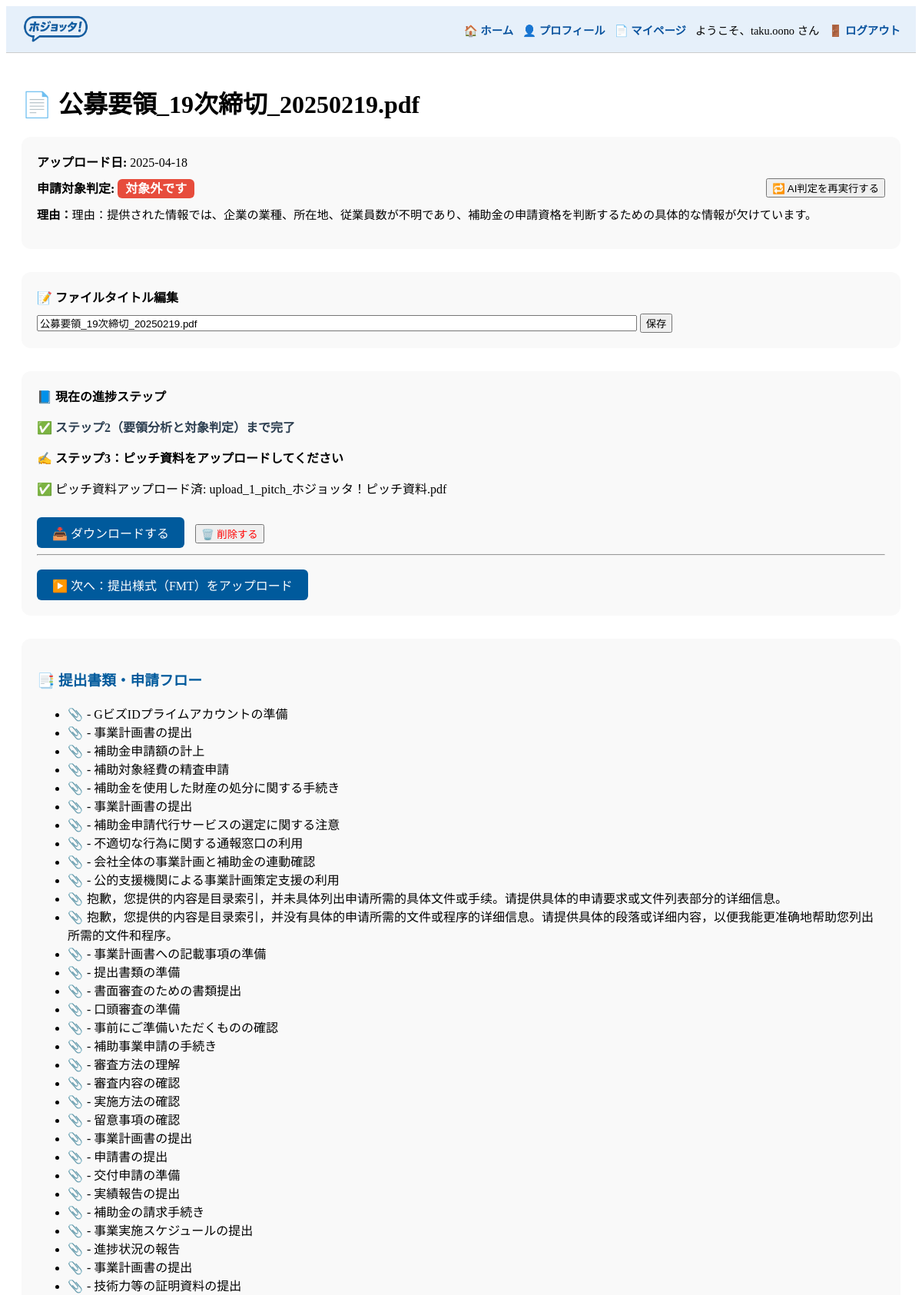
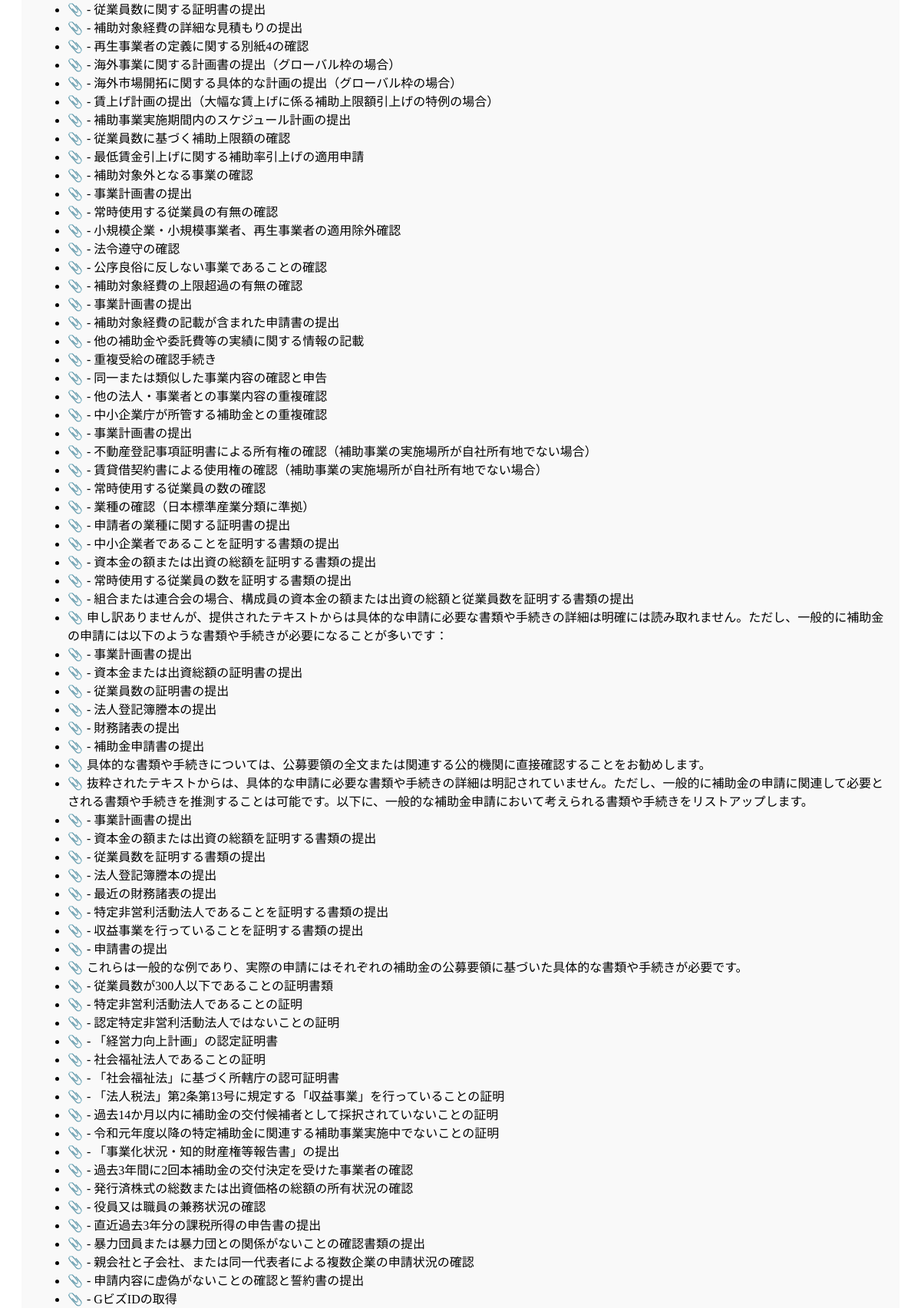
The app's page /upload/1 (signed in, upper part) with its own data (2 pictures, top to bottom).
### app/models.py (models this page shows)
class Upload(SQLModel, table=True):
    id: Optional[int] = Field(default=None, primary_key=True)
    user_id: int = Field(foreign_key="user.id")
    filename: str
    title: Optional[str] = None
    upload_time: str
    parsed_text: Optional[str] = None
    status: Optional[str] = None
    requirements_summary: Optional[str] = None
    eligibility_result: Optional[str] = None
    eligibility_status: Optional[str] = None
    extracted_by_ai: Optional[bool] = Field(default=False)
    fmt_filename: Optional[str] = Field(default=None, nullable=True)
    pitch_filename: Optional[str] = Field(default=None, nullable=True)
    is_active: bool = Field(default=True)

### app/routes_upload.py (the view)
@router.get("/upload/{upload_id}", response_class=HTMLResponse)
async def upload_detail(
    request: Request,
    upload_id: int,
    db: Session = Depends(get_db),
    user: dict = Depends(get_current_user)
):
    upload = db.get(Upload, upload_id)
    if not upload:
        raise HTTPException(status_code=404, detail="Upload not found")
    if upload.user_id != user["id"] and not user.get("is_admin"):
        raise HTTPException(status_code=403, detail="アクセス権がありません")
    has_plan = "事業計画" in (upload.requirements_summary or "")
    return templates.TemplateResponse("upload_detail.html", {
        "request": request,
        "upload": upload,
        "has_plan": has_plan
    })

### app/templates/upload_detail.html (shortened to what this page needs)
{% extends "base.html" %}
{% block content %}
<h1>📄 {{ upload.title or upload.filename }}</h1>
<div class="card">
  <div><strong>アップロード日:</strong> {{ upload.upload_time[:10] }}</div>
  <div class="title-row" style="margin-top: 10px;">
    <div>
      <strong>申請対象判定:</strong>
      <span class="status-badge {% if upload.eligibility_status != '対象' %}ng{% endif %}">
        {{ upload.eligibility_status or "未判定" }}
      </span>
    </div>
    <form method="post" action="/upload/{{ upload.id }}/reanalyze">
      <button type="submit">🔁 AI判定を再実行する</button>
    </form>
  </div>
  {% if upload.eligibility_result %}
    <p style="margin-top:10px; font-size: 0.95rem;">
      <strong>理由：</strong>{{ upload.eligibility_result }}
    </p>
  {% endif %}
</div>
<div class="card">
  <strong>📝 ファイルタイトル編集</strong>
  <form class="edit-form" method="post" action="/upload/{{ upload.id }}/edit">
    <input type="text" name="new_title" value="{{ upload.title }}" required style="width:70%;">
    <button type="submit">保存</button>
  </form>
</div>
<div class="card">
  <strong>📘 現在の進捗ステップ</strong>
  <p class="step-status">✅ ステップ2（要領分析と対象判定）まで完了</p>
  <p>✍️ <strong>ステップ3：ピッチ資料をアップロードしてください</strong></p>
  {% if not upload.pitch_filename %}
    <form method="post" action="/upload/{{ upload.id }}/pitch" enctype="multipart/form-data">
      <label><strong>📄 ピッチ資料をアップロード（PDF）:</strong></label><br>
      <input type="file" name="pitch_file" accept=".pdf" required>
      <button type="submit">アップロード</button>
    </form>
    <p style="font-size: 0.9rem; color: #666; margin-top: 5px;">※ この事業に関するピッチ資料（PDF）をアップしてください。</p>
  {% else %}
    <p>✅ ピッチ資料アップロード済: {{ upload.pitch_filename }}</p>
    <a href="/download_pitch/{{ upload.id }}" class="btn-primary">📥 ダウンロードする</a>
    <form method="post" action="/upload/{{ upload.id }}/pitch/delete" onsubmit="return confirm('このピッチ資料を削除しますか？');" style="display:inline;">
      <button type="submit" style="margin-left: 10px; color: red;">🗑️ 削除する</button>
    </form>
    <hr>
    <a href="/upload/{{ upload.id }}/fmt" class="btn-primary">▶️ 次へ：提出様式（FMT）をアップロード</a>
  {% endif %}
</div>
<div class="card">
  <h3 style="color:#005a9c;">📑 提出書類・申請フロー</h3>
  {% if upload.requirements_summary %}
    <ul class="icon-list">
      {% for line in upload.requirements_summary.splitlines() if line.strip() %}
        <li>{{ line.strip() }}</li>
      {% endfor %}
    </ul>
  {% else %}
    <p>（AIによる要約はまだありません）</p>
  {% endif %}
</div>
{% endblock %}

### app/templates/upload_detail.html (style rules this page uses)
.card { background: #f9f9f9; border-radius: 12px; padding: 20px; margin-bottom: 30px; }
.title-row { display: flex; align-items: center; justify-content: space-between; flex-wrap: wrap; gap: 10px; }
.status-badge { background: #2ecc71; color: white; padding: 4px 10px; border-radius: 6px; font-weight: bold; }
.status-badge.ng { background: #e74c3c; }
.edit-form { margin-top: 10px; }
.icon-list li::before { content: "📎"; margin-right: 5px; }
.step-status { font-weight: bold; color: #2c3e50; margin-bottom: 5px; }
.btn-primary { background: #005a9c; color: white; padding: 8px 20px; border-radius: 6px; text-decoration: none; display: inline-block; margin-top: 10px; }

### records on screen
Upload: title "公募要領_19次締切_20250219.pdf", upload_time "2025-04-18", eligibility_status "対象外です", eligibility_result "理由：提供された情報では、企業の業種、所在地、従業員数が不明であり、補助金の申請資格を判断するための具体的な情報が欠けています。", new_title "公募要領_19次締切_20250219.pdf", pitch_filename "upload_1_pitch_ホジョッタ！ピッチ資料.pdf"

### other values on screen
{{ request.session['user']['username'] }} "taku.oono"
{{ line.strip() }} "- GビズIDプライムアカウントの準備" "- 事業計画書の提出" "- 補助金申請額の計上" "- 補助対象経費の精査申請" "- 補助金を使用した財産の処分に関する手続き" "- 事業計画書の提出" "- 補助金申請代行サービスの選定に関する注意" "- 不適切な行為に関する通報窓口の利用" "- 会社全体の事業計画と補助金の連動確認" "- 公的支援機関による事業計画策定支援の利用" "抱歉，您提供的内容是目录索引，并未具体列出申请所需的具体文件或手续。请提供具体的申请要求或文件列表部分的详细信息。" "抱歉，您提供的内容是目录索引，并没有具体的申请所需的文件或程序的详细信息。请提供具体的段落或详细内容，以便我能更准确地帮助您列出所需的文件和程序。" "- 事業計画書への記載事項の準備" "- 提出書類の準備" "- 書面審査のための書類提出" "- 口頭審査の準備" "- 事前にご準備いただくものの確認" "- 補助事業申請の手続き" "- 審査方法の理解" "- 審査内容の確認" "- 実施方法の確認" "- 留意事項の確認" "- 事業計画書の提出" "- 申請書の提出" "- 交付申請の準備" "- 実績報告の提出" "- 補助金の請求手続き" "- 事業実施スケジュールの提出" "- 進捗状況の報告" "- 事業計画書の提出" "- 技術力等の証明資料の提出" "- 従業員数に関する証明書の提出" "- 補助対象経費の詳細な見積もりの提出" "- 再生事業者の定義に関する別紙4の確認" "- 海外事業に関する計画書の提出（グローバル枠の場合）" "- 海外市場開拓に関する具体的な計画の提出（グローバル枠の場合）" "- 賃上げ計画の提出（大幅な賃上げに係る補助上限額引上げの特例の場合）" "- 補助事業実施期間内のスケジュール計画の提出" "- 従業員数に基づく補助上限額の確認" "- 最低賃金引上げに関する補助率引上げの適用申請" "- 補助対象外となる事業の確認" "- 事業計画書の提出" "- 常時使用する従業員の有無の確認" "- 小規模企業・小規模事業者、再生事業者の適用除外確認" "- 法令遵守の確認" "- 公序良俗に反しない事業であることの確認" "- 補助対象経費の上限超過の有無の確認" "- 事業計画書の提出" "- 補助対象経費の記載が含まれた申請書の提出" "- 他の補助金や委託費等の実績に関する情報の記載" "- 重複受給の確認手続き" "- 同一または類似した事業内容の確認と申告" "- 他の法人・事業者との事業内容の重複確認" "- 中小企業庁が所管する補助金との重複確認" "- 事業計画書の提出" "- 不動産登記事項証明書による所有権の確認（補助事業の実施場所が自社所有地でない場合）" "- 賃貸借契約書による使用権の確認（補助事業の実施場所が自社所有地でない場合）" "- 常時使用する従業員の数の確認" "- 業種の確認（日本標準産業分類に準拠）" "- 申請者の業種に関する証明書の提出" "- 中小企業者であることを証明する書類の提出" "- 資本金の額または出資の総額を証明する書類の提出" "- 常時使用する従業員の数を証明する書類の提出" "- 組合または連合会の場合、構成員の資本金の額または出資の総額と従業員数を証明する書類の提出" "申し訳ありませんが、提供されたテキストからは具体的な申請に必要な書類や手続きの詳細は明確には読み取れません。ただし、一般的に補助金の申請には以下のような書類や手続きが必要になることが多いです：" "- 事業計画書の提出" "- 資本金または出資総額の証明書の提出" "- 従業員数の証明書の提出" "- 法人登記簿謄本の提出" "- 財務諸表の提出" "- 補助金申請書の提出" "具体的な書類や手続きについては、公募要領の全文または関連する公的機関に直接確認することをお勧めします。" "抜粋されたテキストからは、具体的な申請に必要な書類や手続きの詳細は明記されていません。ただし、一般的に補助金の申請に関連して必要とされる書類や手続きを推測することは可能です。以下に、一般的な補助金申請において考えられる書類や手続きをリストアップします。" "- 事業計画書の提出" "- 資本金の額または出資の総額を証明する書類の提出" "- 従業員数を証明する書類の提出" "- 法人登記簿謄本の提出" "- 最近の財務諸表の提出" "- 特定非営利活動法人であることを証明する書類の提出" "- 収益事業を行っていることを証明する書類の提出" "- 申請書の提出" "これらは一般的な例であり、実際の申請にはそれぞれの補助金の公募要領に基づいた具体的な書類や手続きが必要です。" "- 従業員数が300人以下であることの証明書類" "- 特定非営利活動法人であることの証明" "- 認定特定非営利活動法人ではないことの証明" "- 「経営力向上計画」の認定証明書" "- 社会福祉法人であることの証明" "- 「社会福祉法」に基づく所轄庁の認可証明書" "- 「法人税法」第2条第13号に規定する「収益事業」を行っていることの証明" "- 過去14か月以内に補助金の交付候補者として採択されていないことの証明" "- 令和元年度以降の特定補助金に関連する補助事業実施中でないことの証明" "- 「事業化状況・知的財産権等報告書」の提出" "- 過去3年間に2回本補助金の交付決定を受けた事業者の確認" "- 発行済株式の総数または出資価格の総額の所有状況の確認" "- 役員又は職員の兼務状況の確認" "- 直近過去3年分の課税所得の申告書の提出" "- 暴力団員または暴力団との関係がないことの確認書類の提出" "- 親会社と子会社、または同一代表者による複数企業の申請状況の確認" "- 申請内容に虚偽がないことの確認と誓約書の提出" "- GビズIDの取得"
